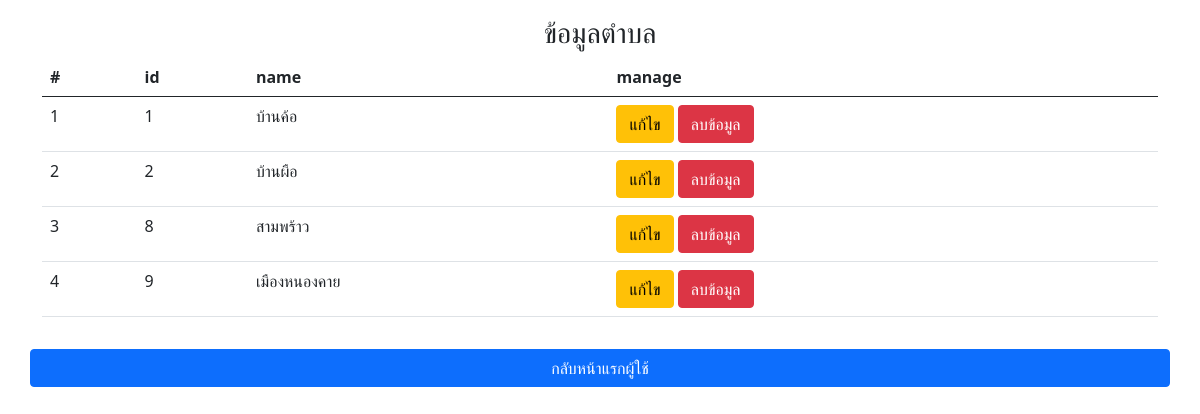
Screenshot of /project_webPro/admin/show/shw_sub_district.php with the database file from the repository.
### tables this page shows
CREATE TABLE `sub_district` (
  `id` int(11) NOT NULL COMMENT 'รหัสตำบล',
  `name` text NOT NULL COMMENT 'ชื่อตำบล'
);

### project_webPro/admin/show/shw_sub_district.php (the view, shortened to what this page needs)
<?php
require("../../connectdb.php");
$sql = "SELECT * FROM sub_district";
$result = mysqli_query($conn, $sql);
$i = 0;
?>
<html lang="en">
<head>
    <link href="https://cdn.jsdelivr.net/npm/bootstrap@5.0.2/dist/css/bootstrap.min.css" rel="stylesheet">
</head>
<body>
    <div class="container my-3 text-center">
        <h3>ข้อมูลตำบล</h3>
        <table class="table table-hover">
            <thead>
                <tr>
                    <th scope="col">#</th>
                    <th scope="col">id</th>
                    <th scope="col">name</th>
                    <th scope="col">manage</th>
                </tr>
            </thead>
            <tbody>
                <?php while ($row = mysqli_fetch_array($result)) { ?>
                    <tr>
                        <td><?php echo $i + 1; ?></td>
                        <td><?php echo $row['id']; ?></td>
                        <td><?php echo $row['name']; ?></td>
                        <td>
                            <a href="../form/updatefrm_sub_district.php?id=<?php echo $row['id']; ?>" class="btn btn-warning">แก้ไข</a>
                            <a href="../manage/deleteData_sub_district.php?id=<?php echo $row['id']; ?>" class="btn btn-danger" onclick="return confirm('คุณต้องการลบข้อมูลหรือไม่')">ลบข้อมูล</a>
                        </td>
                    </tr>
                <?php
                    $i++;
                }
                ?>
            </tbody>
        </table>
        <div class="row mt-4">
            <a href="../index.php" class="btn btn-primary my-2">กลับหน้าแรกผู้ใช้</a>
        </div>
    </div>
</body>
</html>

### rows the page displays
sub_district: id "1", name "บ้านค้อ"
sub_district: id "2", name "บ้านผือ"
sub_district: id "8", name "สามพร้าว"
sub_district: id "9", name "เมืองหนองคาย"
